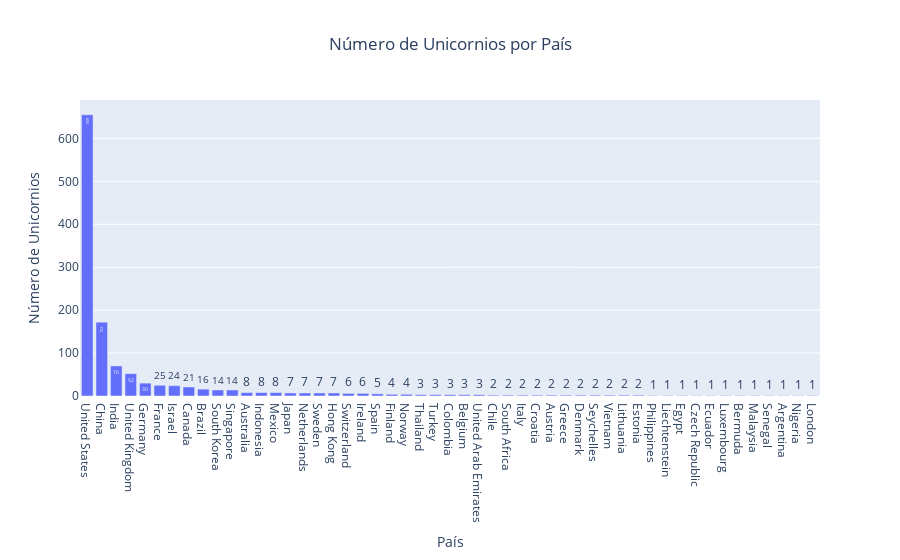

The notebook cell this image was saved under:
### Code cell
# Calculamos el conteo de inversiones por país
investment_counts_by_country = exploded_df['Country'].value_counts().reset_index()
investment_counts_by_country.columns = ['Country', 'Unicorn Count']

# Creamos el gráfico de barras con etiquetas de texto
fig = px.bar(investment_counts_by_country, x='Country', y='Unicorn Count', 
             text='Unicorn Count',  # Agregar el número de inversiones como texto
             title='Número de Unicornios por País',
             labels={'Country': 'País', 'Unicorn Count': 'Número de Unicornios'})

fig.update_layout(title_x=0.5)

# Mostramos el gráfico
fig.show()

### Figure 1 — Plotly figure (JSON) as saved in the notebook; plotly's stock layout.template omitted (floating-point values rounded to 4 significant figures)
{"data": [{"alignmentgroup": "True", "hovertemplate": "País=%{x}<br>Número de Unicornios=%{text}<extra></extra>", "legendgroup": "", "marker": {"color": "#636efa", "pattern": {"shape": ""}}, "name": "", "offsetgroup": "", "orientation": "v", "showlegend": false, "text": [655, 172, 70, 52, 30, 25, 24, 21, 16, 14, 14, 8, 8, 8, 7, 7, 7, 7, 6, 6, 5, 4, 4, 3, 3, 3, 3, 3, 2, 2, 2, 2, 2, 2, 2, 2, 2, 2, 2, 1, 1, 1, 1, 1, 1, 1, 1, 1, 1, 1, 1], "textposition": "auto", "type": "bar", "x": ["United States", "China", "India", "United Kingdom", "Germany", "France", "Israel", "Canada", "Brazil", "South Korea", "Singapore", "Australia", "Indonesia", "Mexico", "Japan", "Netherlands", "Sweden", "Hong Kong", "Switzerland", "Ireland", "Spain", "Finland", "Norway", "Thailand", "Turkey", "Colombia", "Belgium", "United Arab Emirates", "Chile", "South Africa", "Italy", "Croatia", "Austria", "Greece", "Denmark", "Seychelles", "Vietnam", "Lithuania", "Estonia", "Philippines", "Liechtenstein", "Egypt", "Czech Republic", "Ecuador", "Luxembourg", "Bermuda", "Malaysia", "Senegal", "Argentina", "Nigeria", "London"], "xaxis": "x", "y": [655, 172, 70, 52, 30, 25, 24, 21, 16, 14, 14, 8, 8, 8, 7, 7, 7, 7, 6, 6, 5, 4, 4, 3, 3, 3, 3, 3, 2, 2, 2, 2, 2, 2, 2, 2, 2, 2, 2, 1, 1, 1, 1, 1, 1, 1, 1, 1, 1, 1, 1], "yaxis": "y"}], "layout": {"barmode": "relative", "legend": {"tracegroupgap": 0}, "title": {"text": "Número de Unicornios por País", "x": 0.5}, "xaxis": {"anchor": "y", "domain": [0, 1], "title": {"text": "País"}}, "yaxis": {"anchor": "x", "domain": [0, 1], "title": {"text": "Número de Unicornios"}}}}
